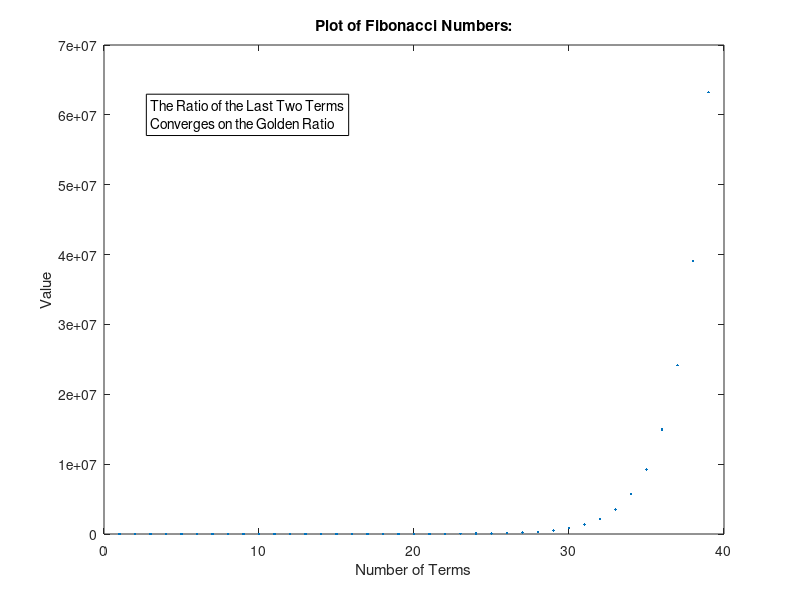
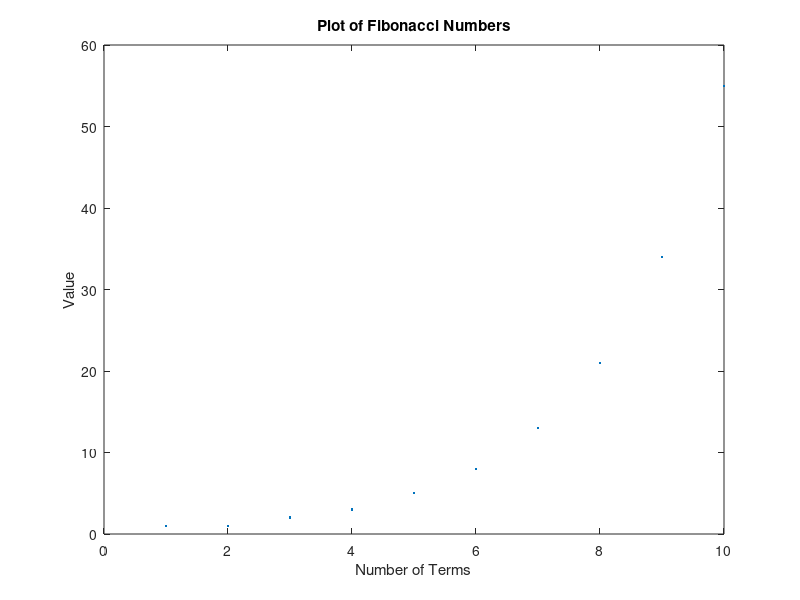

Write MATLAB code to recreate these figures, in order.
%% Using a WHILE loop
%   Generate the Fobonacci sequence until the ratio of the last two numbers
%   converge converge on the golden ratio

phi = (1+sqrt(5))/2;  %Define the golden ratio
fib = [1 1];	%Initialize the series
tol = eps;		%Specify the tolerance as the floating-point relative 
				%accuracy at 1.
				
% Error calculation:
% Difference between the golden ratio, and the ratio of
% the last two numbers of the series being computed
err = phi - fib(end)/fib(end-1);  

while abs(err) > tol  %Error is greater than tolerance
	fib(end+1) = fib(end) + fib(end-1);  %Calculate the next number
	err = phi - fib(end)/fib(end-1); %Error calcuation
end

figure
plot(fib,'.')
title('Plot of Fibonacci Numbers:')
xlabel('Number of Terms')
ylabel('Value')
text(3,6e7,...
	{'The Ratio of the Last Two Terms';'Converges on the Golden Ratio'},...
	'EdgeColor','k')

numberOfTerms = length(fib)

%% Using a FOR loop
%   Generate a specified number of numbers for the Fobonacci sequence

n = 10;  %specify how many numbers to generate
fibn = ones(1,n);  %Preallocate memory for the variable

for k = 3:n
    fibn(k) = fibn(k-1) + fibn(k-2);
end

figure
plot(fibn,'.')
title('Plot of Fibonacci Numbers')
xlabel('Number of Terms')
ylabel('Value')
